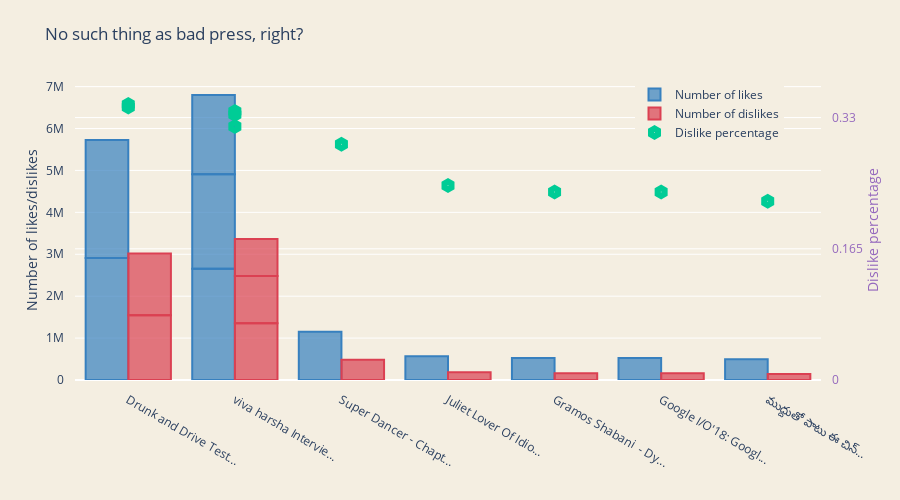

The notebook cell this image was saved under:
### Markdown cell above
### Videos That Has Gained Popularity on Youtube by being Disliked

### Code cell
max_title_length = 20
number_of_late_bloomers = 10
df["dislikes"]= df["dislikes"]
df['dislike_percentage'] = df['dislikes'] / (df['dislikes'] + df['likes'])
most_disliked = df.sort_values(["dislikes"], ascending=False).head(number_of_late_bloomers)
most_disliked_title = [(x if len(x) <= max_title_length else x[:max_title_length] + "...") for x in late_bloomers.title.values]
most_disliked_l_number = most_disliked.likes.values
most_disliked_dl_number = most_disliked.dislikes.values
most_disliked_dl_percentage = most_disliked.dislike_percentage.values

trace1 = go.Bar(
    x = most_disliked_title,
    y = most_disliked_l_number,
    name='Number of likes',
    marker=dict(
        color='rgba(55, 128, 191, 0.7)',
        line=dict(
            color='rgba(55, 128, 191, 1.0)',
            width=2,
        )
    )
)
trace2 = go.Bar(
    x = most_disliked_title,
    y = most_disliked_dl_number,
    name='Number of dislikes',
    marker=dict(
        color='rgba(219, 64, 82, 0.7)',
        line=dict(
            color='rgba(219, 64, 82, 1.0)',
            width=2,
        )
    )
)

trace3 = go.Scatter(
    x = most_disliked_title,
    y = most_disliked_dl_percentage,
    name='Dislike percentage',
    mode = 'markers',
    marker=dict(
        symbol="hexagon-dot",
        size=15
    ),
    yaxis='y2'
)

data = [trace1, trace2, trace3]
layout = go.Layout(
    barmode='group',
    title = 'No such thing as bad press, right?',
    width=900,
    height=500,
    margin=go.Margin(
        l=75,
        r=75,
        b=120,
        t=80,
        pad=10
    ),
    paper_bgcolor='rgb(244, 238, 225)',
    plot_bgcolor='rgb(244, 238, 225)',
    yaxis = dict(
        title= 'Number of likes/dislikes',
        anchor = 'x',
        rangemode='tozero'
    ),   
    yaxis2=dict(
        title='Dislike percentage',
        titlefont=dict(
            color='rgb(148, 103, 189)'
        ),
        tickfont=dict(
            color='rgb(148, 103, 189)'
        ),
        overlaying='y',
        side='right',
        anchor = 'x',
        rangemode = 'tozero',
        dtick = 0.165
    ),
    legend=dict(x=0.75, y=1)
)

fig = go.Figure(data=data, layout=layout)
py.iplot(fig)

### Figure 1 — Plotly figure (JSON) as saved in the notebook; plotly's stock layout.template omitted (floating-point values rounded to 4 significant figures)
{"data": [{"marker": {"color": "rgba(55, 128, 191, 0.7)", "line": {"color": "rgba(55, 128, 191, 1.0)", "width": 2}}, "name": "Number of likes", "type": "bar", "x": ["Drunk and Drive Test...", "Drunk and Drive Test...", "viva harsha Intervie...", "viva harsha Intervie...", "viva harsha Intervie...", "Super Dancer - Chapt...", "Juliet Lover Of Idio...", "Gramos Shabani  - Dy...", "Google I/O'18: Googl...", "ముద్దుతో పాటు ఈ చిన్...", "Google I/O'18: Googl...", "మహిళలు శృంగారం  త...", "Hatem Al Iraqi ... Y...", "Jayammu Nischayammu ...", "Sapna Choudhary Live..."], "y": [2912710, 2811216, 2656672, 2251815, 1891811, 1149198, 564399, 525575, 525575, 495154]}, {"marker": {"color": "rgba(219, 64, 82, 0.7)", "line": {"color": "rgba(219, 64, 82, 1.0)", "width": 2}}, "name": "Number of dislikes", "type": "bar", "x": ["Drunk and Drive Test...", "Drunk and Drive Test...", "viva harsha Intervie...", "viva harsha Intervie...", "viva harsha Intervie...", "Super Dancer - Chapt...", "Juliet Lover Of Idio...", "Gramos Shabani  - Dy...", "Google I/O'18: Googl...", "ముద్దుతో పాటు ఈ చిన్...", "Google I/O'18: Googl...", "మహిళలు శృంగారం  త...", "Hatem Al Iraqi ... Y...", "Jayammu Nischayammu ...", "Sapna Choudhary Live..."], "y": [1545017, 1470387, 1353650, 1127805, 884954, 483933, 182589, 162731, 162731, 143639]}, {"marker": {"size": 15, "symbol": "hexagon-dot"}, "mode": "markers", "name": "Dislike percentage", "type": "scatter", "x": ["Drunk and Drive Test...", "Drunk and Drive Test...", "viva harsha Intervie...", "viva harsha Intervie...", "viva harsha Intervie...", "Super Dancer - Chapt...", "Juliet Lover Of Idio...", "Gramos Shabani  - Dy...", "Google I/O'18: Googl...", "ముద్దుతో పాటు ఈ చిన్...", "Google I/O'18: Googl...", "మహిళలు శృంగారం  త...", "Hatem Al Iraqi ... Y...", "Jayammu Nischayammu ...", "Sapna Choudhary Live..."], "y": [0.3466, 0.3434, 0.3375, 0.3337, 0.3187, 0.2963, 0.2444, 0.2364, 0.2364, 0.2249], "yaxis": "y2"}], "layout": {"barmode": "group", "height": 500, "legend": {"x": 0.75, "y": 1}, "margin": {"b": 120, "l": 75, "pad": 10, "r": 75, "t": 80}, "paper_bgcolor": "rgb(244, 238, 225)", "plot_bgcolor": "rgb(244, 238, 225)", "title": {"text": "No such thing as bad press, right?"}, "width": 900, "yaxis": {"anchor": "x", "rangemode": "tozero", "title": {"text": "Number of likes/dislikes"}}, "yaxis2": {"anchor": "x", "dtick": 0.165, "overlaying": "y", "rangemode": "tozero", "side": "right", "tickfont": {"color": "rgb(148, 103, 189)"}, "title": {"font": {"color": "rgb(148, 103, 189)"}, "text": "Dislike percentage"}}}}
